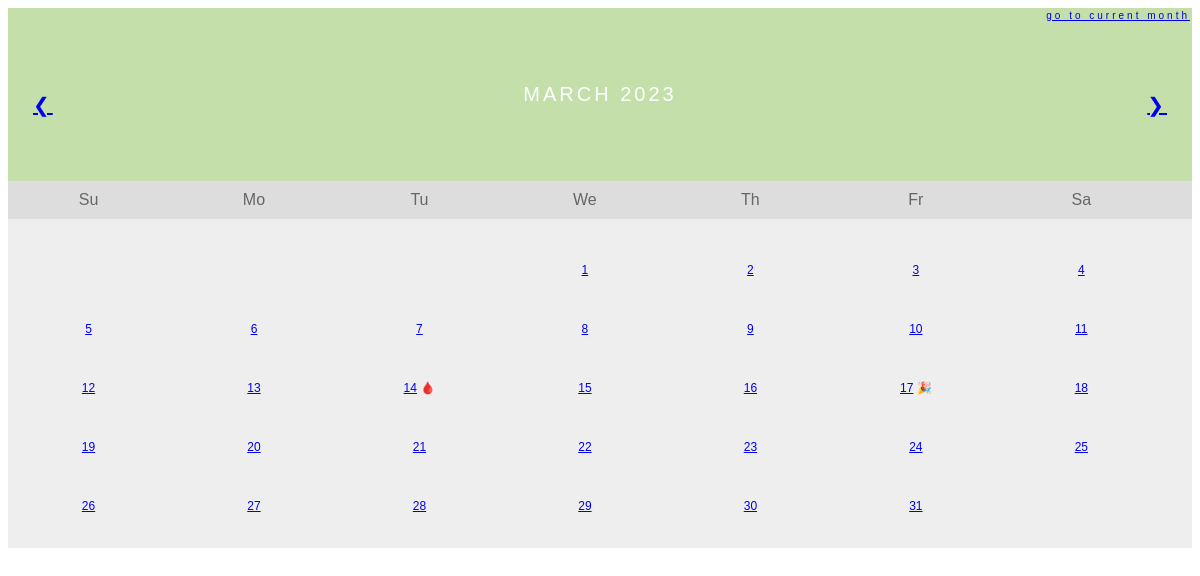
The app's page /calendar?month=March&year=2023, older data.
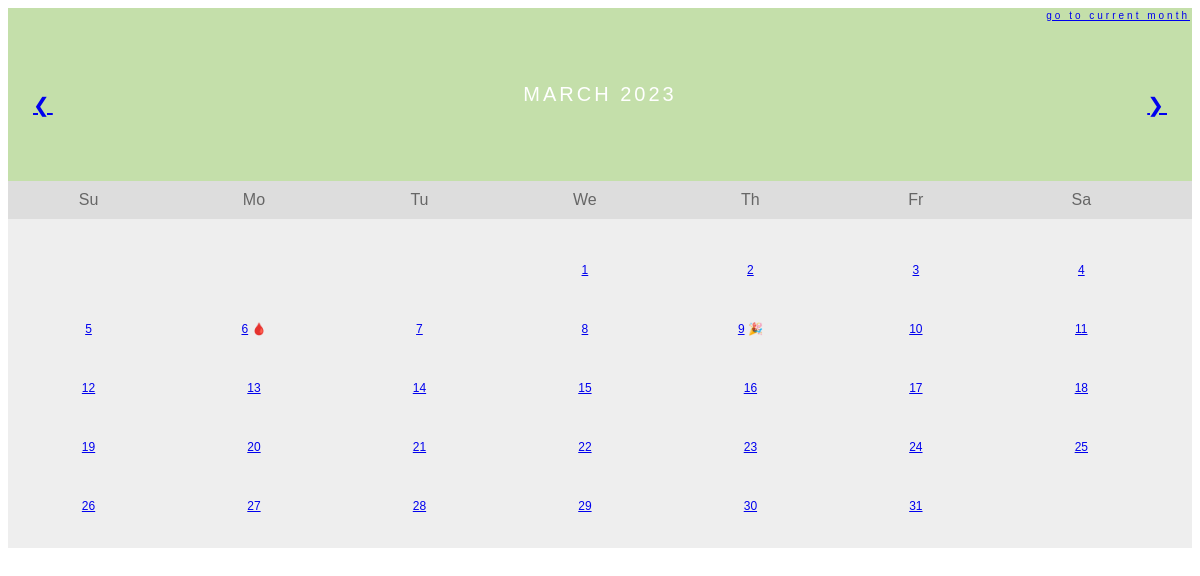
The same page, newer data.
### tables this page shows
CREATE TABLE table_15_March_2023 (id Integer, date String, period_started String, period_ended String, cramps String, headache String, fatigue String, acne String);

### main.py (the view)
@app.route("/calendar")
def calendar():
    month_name = request.args.get("month")
    month_number = tv.list_of_months.index(month_name) + 1
    month_number_string = str(month_number).rjust(2, "0")
    year = request.args.get("year")
    month_and_year_name = f"{month_name} {year}"
    month_year_and_number = [year, month_number_string]
    table_years_and_months_index = updated_table_years_and_months.index(
        month_year_and_number
    )
    table_number = str((table_years_and_months_index) + 1).rjust(2, "0")
    month_days = get_table_from_database(
        tablename=f"table_{table_number}_{month_name}_{year}"
    )
    first_of_month_weekday = tv.get_1st_day_in_month_weekday(
        year=int(year), month=month_number
    )
    try:
        next_year_and_month_from_list = updated_table_years_and_months[
            table_years_and_months_index + 1
        ]
        next_month = tv.list_of_months[int(next_year_and_month_from_list[1]) - 1]
        next_month_year = next_year_and_month_from_list[0]
    except IndexError:
        next_month = None
        next_month_year = None
    if table_years_and_months_index - 1 >= 0:
        previous_year_and_month_from_list = updated_table_years_and_months[
            table_years_and_months_index - 1
        ]
        previous_month = tv.list_of_months[
            int(previous_year_and_month_from_list[1]) - 1
        ]
        previous_month_year = previous_year_and_month_from_list[0]
    else:
        previous_month = None
        previous_month_year = None
    try:
        predicted_days_of_period = predicted_period_days
    except NameError:
        predicted_days_of_period = None
    return render_template(
        "calendar.html",
        predicted_period_days=predicted_days_of_period,
        days=month_days,
        weekday=first_of_month_weekday,
        month_and_year=month_and_year_name,
        year=year,
        current_month=tv.current_month_name,
        current_month_year=tv.current_year,
        month=month_name,
        next_month=next_month,
        next_month_year=next_month_year,
        previous_month=previous_month,
        previous_month_year=previous_month_year,
    )

### core/time_variables.py (called while the page is built)
def get_1st_day_in_month_weekday(year, month):
    first_of_month_weekday = weekday(year=year, month=month, day=1)
    return first_of_month_weekday

### database/database.py (called while the page is built)
def get_table_from_database(tablename):
    conn = get_db_connection()
    month_days = conn.execute(f"SELECT * FROM {tablename}").fetchall()
    conn.close()
    return month_days

### database/initialize_database.py (called while the page is built)
def get_db_connection():
    conn = sqlite3.connect("period_tracking_app.db")
    conn.row_factory = sqlite3.Row
    return conn

### templates/calendar.html (shortened to what this page needs)
<!DOCTYPE html>
<html lang="en">
<head>
</head>
<body>
    <div class="month">
        <ul>
            <li class="current_month_cal">
              <a href="{{url_for('calendar', month=current_month, year=current_month_year)}}"> Go To Current Month </a>
            </li>
            {% if previous_month != None %}
              <li class="prev">
                  <a href="{{url_for('calendar', month=previous_month, year=previous_month_year)}}"> &#10094 </a>
              </li>
            {% endif %}
            {% if next_month != None %}
              <li class="next" >
                  <a href="{{url_for('calendar', month=next_month, year=next_month_year)}}"> &#10095 </a>
              </li>
            {% endif %}
            <li>
                {{ month_and_year }}
            </li>
        </ul>
      </div>
    <ul class="weekdays">
        <li>Su</li>
        <li>Mo</li>
        <li>Tu</li>
        <li>We</li>
        <li>Th</li>
        <li>Fr</li>
        <li>Sa</li>
    </ul>
    <ul class="days">
        {% if weekday == 2: %}
        <li></li>
        <li></li>
        <li></li>
        {% endif %}
        {% for day in days: %}
        <li>
            <a href="{{ url_for('day_details', month=month, date=day['id'], year=year) }}">{{ day["id"] }}</a>
            {% if day['period_started'] == 'Yes': %}
              <a>🩸</a>
            {% endif %}
            {% if day['period_ended'] == 'Yes': %}
              <a>🎉</a>
            {% endif %}
        </li>
        {% endfor %}
    </ul>
</body>
</html>

### templates/calendar.html (style rules this page uses)
* { box-sizing: border-box; }
ul { list-style-type: none; }
body { font-family: Verdana, sans-serif; }
.month { padding: 75px 25px; width: 100%; background: #C4DFAA; text-align: center; }
.month ul { margin: 0; padding: 0; }
.month ul li { color: white; font-size: 20px; text-transform: uppercase; letter-spacing: 3px; }
.month .current_month_cal { position: absolute; top: 10px; right: 10px; font-size: 10px; text-transform: lowercase; }
.month .prev { float: left; padding-top: 10px; }
.month .next { float: right; padding-top: 10px; }
.weekdays { margin: 0; padding: 10px 0; background-color: #ddd; }
.weekdays li { display: inline-block; width: 13.6%; color: #666; text-align: center; }
.days { padding: 10px 0; background: #eee; margin: 0; }
.days li { list-style-type: none; display: inline-block; width: 13.6%; text-align: center; padding: 20px 0; margin-bottom: 5px; font-size:12px; color: black; }

Row changes from the older to the newer data that the page shows:
changed table_15_March_2023 (number 6 of 31 on the later page): now shows "🩸"
changed table_15_March_2023 (number 9 of 31 on the later page): now shows "🎉"
changed table_15_March_2023 (number 14 of 31 on the later page): no longer shows "🩸"
changed table_15_March_2023 (number 17 of 31 on the later page): no longer shows "🎉"
